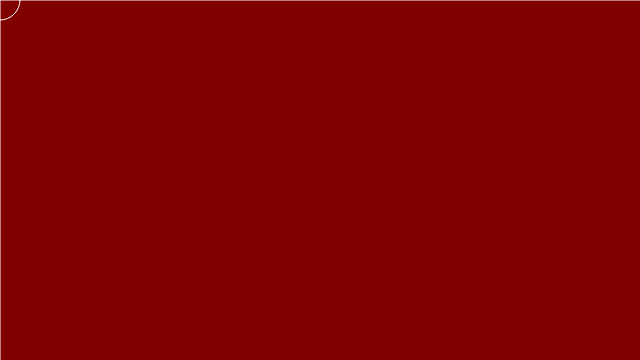
Frame 1 (no input)
Frame 60 (no input): identical to frame 1, image omitted
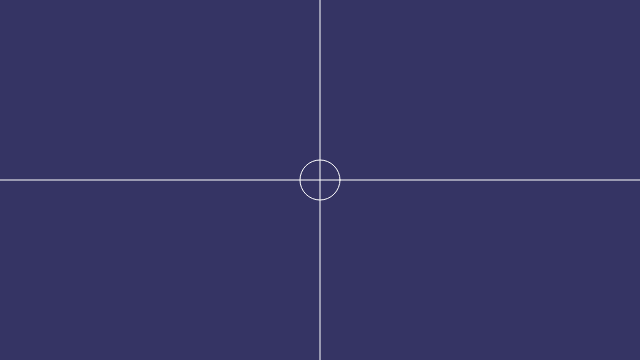
Frame 120 (the mouse pressed at the canvas centre since frame 60)

The p5.js sketch that drew these frames (run headless with seeded random() and noise() and a simulated clock; from frame 60 on, the mouse is pressed at the canvas centre):

// p5.js sketch
// ── sketch.js
function setup() {
	createCanvas(640, 360);
	noStroke();
}

	function draw() {
if (mouseIsPressed) {
		background(53, 52, 100);
		fill(255, 255, 255);
} else {
	background (129, 0, 0);
	fill(0, 20, 0)
}
	stroke(255);
	line(mouseX, 0, mouseX, 500);
	line(0, mouseY, 640, mouseY)
	noFill();
	ellipse(mouseX, mouseY, 40, 40);



}
